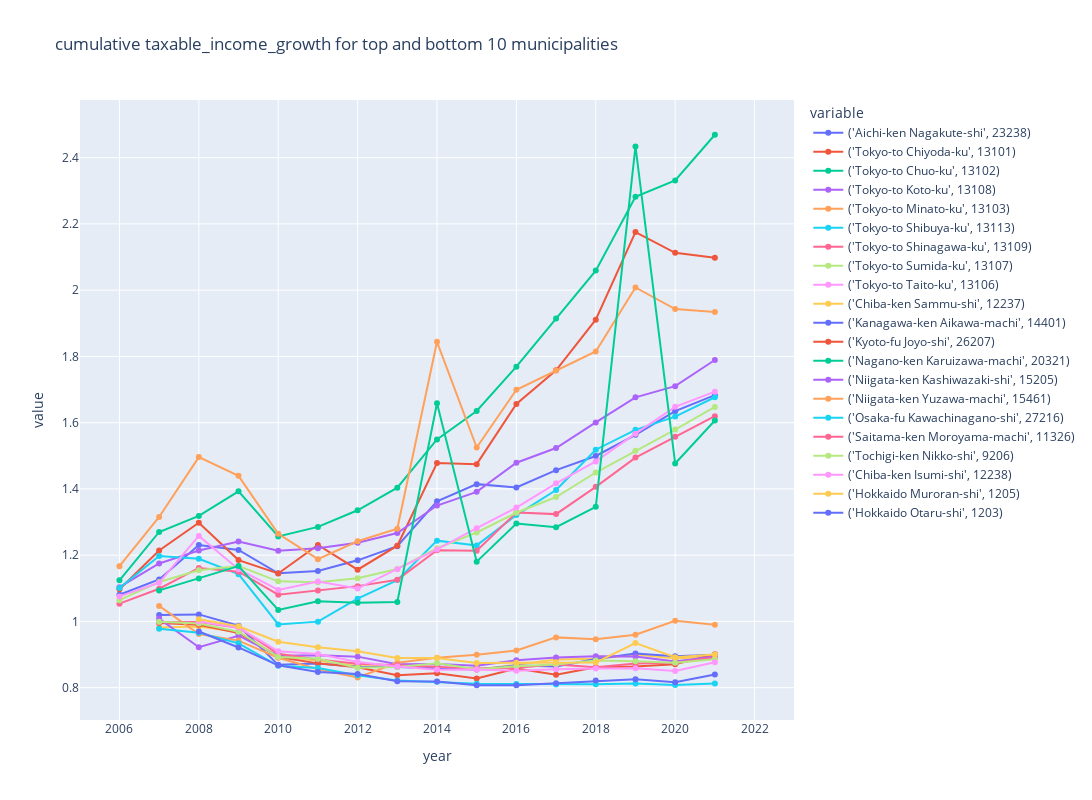

Source (notebook cell):
### Code cell
plot_time_series(
    factor_growth_df.copy(),
    "factor_growth",
    group_by_columns,
    granularity_columns,
    f"cumulative {factor_column} for top and bottom {return_n} municipalities",
    # visible="legendonly",
)

### Figure 1 — Plotly figure (JSON) as saved in the notebook; plotly's stock layout.template omitted (floating-point values rounded to 4 significant figures)
{"data": [{"hovertemplate": "variable=('Aichi-ken Nagakute-shi', 23238)<br>year=%{x}<br>value=%{y}<extra></extra>", "legendgroup": "('Aichi-ken Nagakute-shi', 23238)", "line": {"color": "#636efa", "dash": "solid"}, "marker": {"symbol": "circle"}, "mode": "lines+markers", "name": "('Aichi-ken Nagakute-shi', 23238)", "orientation": "v", "showlegend": true, "type": "scatter", "x": [2006, 2007, 2008, 2009, 2010, 2011, 2012, 2013, 2014, 2015, 2016, 2017, 2018, 2019, 2020, 2021, 2022], "xaxis": "x", "y": [1.08, 1.127, 1.231, 1.216, 1.145, 1.153, 1.184, 1.227, 1.363, 1.414, 1.404, 1.457, 1.5, 1.563, 1.635, 1.683, null], "yaxis": "y"}, {"hovertemplate": "variable=('Tokyo-to Chiyoda-ku', 13101)<br>year=%{x}<br>value=%{y}<extra></extra>", "legendgroup": "('Tokyo-to Chiyoda-ku', 13101)", "line": {"color": "#EF553B", "dash": "solid"}, "marker": {"symbol": "circle"}, "mode": "lines+markers", "name": "('Tokyo-to Chiyoda-ku', 13101)", "orientation": "v", "showlegend": true, "type": "scatter", "x": [2006, 2007, 2008, 2009, 2010, 2011, 2012, 2013, 2014, 2015, 2016, 2017, 2018, 2019, 2020, 2021, 2022], "xaxis": "x", "y": [1.097, 1.214, 1.298, 1.185, 1.145, 1.231, 1.156, 1.229, 1.478, 1.475, 1.656, 1.758, 1.911, 2.175, 2.113, 2.098, null], "yaxis": "y"}, {"hovertemplate": "variable=('Tokyo-to Chuo-ku', 13102)<br>year=%{x}<br>value=%{y}<extra></extra>", "legendgroup": "('Tokyo-to Chuo-ku', 13102)", "line": {"color": "#00cc96", "dash": "solid"}, "marker": {"symbol": "circle"}, "mode": "lines+markers", "name": "('Tokyo-to Chuo-ku', 13102)", "orientation": "v", "showlegend": true, "type": "scatter", "x": [2006, 2007, 2008, 2009, 2010, 2011, 2012, 2013, 2014, 2015, 2016, 2017, 2018, 2019, 2020, 2021, 2022], "xaxis": "x", "y": [1.124, 1.27, 1.319, 1.393, 1.257, 1.285, 1.336, 1.404, 1.55, 1.635, 1.769, 1.914, 2.059, 2.282, 2.331, 2.469, null], "yaxis": "y"}, {"hovertemplate": "variable=('Tokyo-to Koto-ku', 13108)<br>year=%{x}<br>value=%{y}<extra></extra>", "legendgroup": "('Tokyo-to Koto-ku', 13108)", "line": {"color": "#ab63fa", "dash": "solid"}, "marker": {"symbol": "circle"}, "mode": "lines+markers", "name": "('Tokyo-to Koto-ku', 13108)", "orientation": "v", "showlegend": true, "type": "scatter", "x": [2006, 2007, 2008, 2009, 2010, 2011, 2012, 2013, 2014, 2015, 2016, 2017, 2018, 2019, 2020, 2021, 2022], "xaxis": "x", "y": [1.103, 1.175, 1.214, 1.241, 1.213, 1.221, 1.238, 1.267, 1.35, 1.391, 1.479, 1.524, 1.601, 1.677, 1.71, 1.789, null], "yaxis": "y"}, {"hovertemplate": "variable=('Tokyo-to Minato-ku', 13103)<br>year=%{x}<br>value=%{y}<extra></extra>", "legendgroup": "('Tokyo-to Minato-ku', 13103)", "line": {"color": "#FFA15A", "dash": "solid"}, "marker": {"symbol": "circle"}, "mode": "lines+markers", "name": "('Tokyo-to Minato-ku', 13103)", "orientation": "v", "showlegend": true, "type": "scatter", "x": [2006, 2007, 2008, 2009, 2010, 2011, 2012, 2013, 2014, 2015, 2016, 2017, 2018, 2019, 2020, 2021, 2022], "xaxis": "x", "y": [1.167, 1.315, 1.496, 1.44, 1.265, 1.188, 1.242, 1.28, 1.844, 1.525, 1.699, 1.757, 1.815, 2.008, 1.943, 1.934, null], "yaxis": "y"}, {"hovertemplate": "variable=('Tokyo-to Shibuya-ku', 13113)<br>year=%{x}<br>value=%{y}<extra></extra>", "legendgroup": "('Tokyo-to Shibuya-ku', 13113)", "line": {"color": "#19d3f3", "dash": "solid"}, "marker": {"symbol": "circle"}, "mode": "lines+markers", "name": "('Tokyo-to Shibuya-ku', 13113)", "orientation": "v", "showlegend": true, "type": "scatter", "x": [2006, 2007, 2008, 2009, 2010, 2011, 2012, 2013, 2014, 2015, 2016, 2017, 2018, 2019, 2020, 2021, 2022], "xaxis": "x", "y": [1.101, 1.197, 1.189, 1.143, 0.9908, 0.9993, 1.069, 1.125, 1.244, 1.229, 1.321, 1.397, 1.518, 1.578, 1.618, 1.677, null], "yaxis": "y"}, {"hovertemplate": "variable=('Tokyo-to Shinagawa-ku', 13109)<br>year=%{x}<br>value=%{y}<extra></extra>", "legendgroup": "('Tokyo-to Shinagawa-ku', 13109)", "line": {"color": "#FF6692", "dash": "solid"}, "marker": {"symbol": "circle"}, "mode": "lines+markers", "name": "('Tokyo-to Shinagawa-ku', 13109)", "orientation": "v", "showlegend": true, "type": "scatter", "x": [2006, 2007, 2008, 2009, 2010, 2011, 2012, 2013, 2014, 2015, 2016, 2017, 2018, 2019, 2020, 2021, 2022], "xaxis": "x", "y": [1.054, 1.099, 1.162, 1.15, 1.081, 1.093, 1.107, 1.126, 1.215, 1.214, 1.328, 1.324, 1.406, 1.495, 1.557, 1.619, null], "yaxis": "y"}, {"hovertemplate": "variable=('Tokyo-to Sumida-ku', 13107)<br>year=%{x}<br>value=%{y}<extra></extra>", "legendgroup": "('Tokyo-to Sumida-ku', 13107)", "line": {"color": "#B6E880", "dash": "solid"}, "marker": {"symbol": "circle"}, "mode": "lines+markers", "name": "('Tokyo-to Sumida-ku', 13107)", "orientation": "v", "showlegend": true, "type": "scatter", "x": [2006, 2007, 2008, 2009, 2010, 2011, 2012, 2013, 2014, 2015, 2016, 2017, 2018, 2019, 2020, 2021, 2022], "xaxis": "x", "y": [1.064, 1.119, 1.154, 1.167, 1.121, 1.118, 1.13, 1.158, 1.221, 1.269, 1.328, 1.376, 1.45, 1.515, 1.579, 1.647, null], "yaxis": "y"}, {"hovertemplate": "variable=('Tokyo-to Taito-ku', 13106)<br>year=%{x}<br>value=%{y}<extra></extra>", "legendgroup": "('Tokyo-to Taito-ku', 13106)", "line": {"color": "#FF97FF", "dash": "solid"}, "marker": {"symbol": "circle"}, "mode": "lines+markers", "name": "('Tokyo-to Taito-ku', 13106)", "orientation": "v", "showlegend": true, "type": "scatter", "x": [2006, 2007, 2008, 2009, 2010, 2011, 2012, 2013, 2014, 2015, 2016, 2017, 2018, 2019, 2020, 2021, 2022], "xaxis": "x", "y": [1.076, 1.117, 1.258, 1.158, 1.095, 1.121, 1.099, 1.158, 1.217, 1.282, 1.344, 1.417, 1.483, 1.567, 1.648, 1.694, null], "yaxis": "y"}, {"hovertemplate": "variable=('Chiba-ken Sammu-shi', 12237)<br>year=%{x}<br>value=%{y}<extra></extra>", "legendgroup": "('Chiba-ken Sammu-shi', 12237)", "line": {"color": "#FECB52", "dash": "solid"}, "marker": {"symbol": "circle"}, "mode": "lines+markers", "name": "('Chiba-ken Sammu-shi', 12237)", "orientation": "v", "showlegend": true, "type": "scatter", "x": [2006, 2007, 2008, 2009, 2010, 2011, 2012, 2013, 2014, 2015, 2016, 2017, 2018, 2019, 2020, 2021, 2022], "xaxis": "x", "y": [null, 0.9819, 0.9845, 0.9684, 0.8946, 0.8814, 0.8657, 0.8647, 0.8607, 0.8548, 0.8695, 0.8852, 0.887, 0.8999, 0.8882, 0.8944, null], "yaxis": "y"}, {"hovertemplate": "variable=('Kanagawa-ken Aikawa-machi', 14401)<br>year=%{x}<br>value=%{y}<extra></extra>", "legendgroup": "('Kanagawa-ken Aikawa-machi', 14401)", "line": {"color": "#636efa", "dash": "solid"}, "marker": {"symbol": "circle"}, "mode": "lines+markers", "name": "('Kanagawa-ken Aikawa-machi', 14401)", "orientation": "v", "showlegend": true, "type": "scatter", "x": [2006, 2007, 2008, 2009, 2010, 2011, 2012, 2013, 2014, 2015, 2016, 2017, 2018, 2019, 2020, 2021, 2022], "xaxis": "x", "y": [null, 1.019, 1.021, 0.987, 0.8689, 0.8731, 0.8634, 0.8622, 0.8581, 0.8549, 0.8668, 0.8643, 0.8868, 0.9034, 0.8945, 0.8996, null], "yaxis": "y"}, {"hovertemplate": "variable=('Kyoto-fu Joyo-shi', 26207)<br>year=%{x}<br>value=%{y}<extra></extra>", "legendgroup": "('Kyoto-fu Joyo-shi', 26207)", "line": {"color": "#EF553B", "dash": "solid"}, "marker": {"symbol": "circle"}, "mode": "lines+markers", "name": "('Kyoto-fu Joyo-shi', 26207)", "orientation": "v", "showlegend": true, "type": "scatter", "x": [2006, 2007, 2008, 2009, 2010, 2011, 2012, 2013, 2014, 2015, 2016, 2017, 2018, 2019, 2020, 2021, 2022], "xaxis": "x", "y": [null, 0.9956, 0.9902, 0.9652, 0.8921, 0.8733, 0.8613, 0.8372, 0.8436, 0.8275, 0.8575, 0.839, 0.8616, 0.8638, 0.8705, 0.9005, null], "yaxis": "y"}, {"hovertemplate": "variable=('Nagano-ken Karuizawa-machi', 20321)<br>year=%{x}<br>value=%{y}<extra></extra>", "legendgroup": "('Nagano-ken Karuizawa-machi', 20321)", "line": {"color": "#00cc96", "dash": "solid"}, "marker": {"symbol": "circle"}, "mode": "lines+markers", "name": "('Nagano-ken Karuizawa-machi', 20321)", "orientation": "v", "showlegend": true, "type": "scatter", "x": [2006, 2007, 2008, 2009, 2010, 2011, 2012, 2013, 2014, 2015, 2016, 2017, 2018, 2019, 2020, 2021, 2022], "xaxis": "x", "y": [null, 1.094, 1.13, 1.167, 1.035, 1.061, 1.057, 1.058, 1.659, 1.18, 1.295, 1.284, 1.346, 2.434, 1.477, 1.607, null], "yaxis": "y"}, {"hovertemplate": "variable=('Niigata-ken Kashiwazaki-shi', 15205)<br>year=%{x}<br>value=%{y}<extra></extra>", "legendgroup": "('Niigata-ken Kashiwazaki-shi', 15205)", "line": {"color": "#ab63fa", "dash": "solid"}, "marker": {"symbol": "circle"}, "mode": "lines+markers", "name": "('Niigata-ken Kashiwazaki-shi', 15205)", "orientation": "v", "showlegend": true, "type": "scatter", "x": [2006, 2007, 2008, 2009, 2010, 2011, 2012, 2013, 2014, 2015, 2016, 2017, 2018, 2019, 2020, 2021, 2022], "xaxis": "x", "y": [null, 1.008, 0.9221, 0.9568, 0.8965, 0.8978, 0.8937, 0.8709, 0.8715, 0.8664, 0.8828, 0.8911, 0.8948, 0.8944, 0.8788, 0.8941, null], "yaxis": "y"}, {"hovertemplate": "variable=('Niigata-ken Yuzawa-machi', 15461)<br>year=%{x}<br>value=%{y}<extra></extra>", "legendgroup": "('Niigata-ken Yuzawa-machi', 15461)", "line": {"color": "#FFA15A", "dash": "solid"}, "marker": {"symbol": "circle"}, "mode": "lines+markers", "name": "('Niigata-ken Yuzawa-machi', 15461)", "orientation": "v", "showlegend": true, "type": "scatter", "x": [2006, 2007, 2008, 2009, 2010, 2011, 2012, 2013, 2014, 2015, 2016, 2017, 2018, 2019, 2020, 2021, 2022], "xaxis": "x", "y": [null, 1.047, 0.9622, 0.9421, 0.8903, 0.8557, 0.8308, 0.8754, 0.8905, 0.8997, 0.9123, 0.9518, 0.9459, 0.9597, 1.002, 0.9903, null], "yaxis": "y"}, {"hovertemplate": "variable=('Osaka-fu Kawachinagano-shi', 27216)<br>year=%{x}<br>value=%{y}<extra></extra>", "legendgroup": "('Osaka-fu Kawachinagano-shi', 27216)", "line": {"color": "#19d3f3", "dash": "solid"}, "marker": {"symbol": "circle"}, "mode": "lines+markers", "name": "('Osaka-fu Kawachinagano-shi', 27216)", "orientation": "v", "showlegend": true, "type": "scatter", "x": [2006, 2007, 2008, 2009, 2010, 2011, 2012, 2013, 2014, 2015, 2016, 2017, 2018, 2019, 2020, 2021, 2022], "xaxis": "x", "y": [null, 0.9781, 0.9661, 0.9338, 0.866, 0.8595, 0.8377, 0.8219, 0.8175, 0.8115, 0.8111, 0.8098, 0.81, 0.8123, 0.8084, 0.8128, null], "yaxis": "y"}, {"hovertemplate": "variable=('Saitama-ken Moroyama-machi', 11326)<br>year=%{x}<br>value=%{y}<extra></extra>", "legendgroup": "('Saitama-ken Moroyama-machi', 11326)", "line": {"color": "#FF6692", "dash": "solid"}, "marker": {"symbol": "circle"}, "mode": "lines+markers", "name": "('Saitama-ken Moroyama-machi', 11326)", "orientation": "v", "showlegend": true, "type": "scatter", "x": [2006, 2007, 2008, 2009, 2010, 2011, 2012, 2013, 2014, 2015, 2016, 2017, 2018, 2019, 2020, 2021, 2022], "xaxis": "x", "y": [null, 0.9977, 0.9984, 0.9809, 0.9023, 0.885, 0.8724, 0.868, 0.8634, 0.8582, 0.8599, 0.87, 0.8619, 0.8733, 0.8755, 0.8911, null], "yaxis": "y"}, {"hovertemplate": "variable=('Tochigi-ken Nikko-shi', 9206)<br>year=%{x}<br>value=%{y}<extra></extra>", "legendgroup": "('Tochigi-ken Nikko-shi', 9206)", "line": {"color": "#B6E880", "dash": "solid"}, "marker": {"symbol": "circle"}, "mode": "lines+markers", "name": "('Tochigi-ken Nikko-shi', 9206)", "orientation": "v", "showlegend": true, "type": "scatter", "x": [2006, 2007, 2008, 2009, 2010, 2011, 2012, 2013, 2014, 2015, 2016, 2017, 2018, 2019, 2020, 2021, 2022], "xaxis": "x", "y": [null, 0.9987, 0.9934, 0.969, 0.8923, 0.887, 0.8605, 0.8623, 0.8738, 0.8559, 0.8649, 0.87, 0.8821, 0.8797, 0.8752, 0.8857, null], "yaxis": "y"}, {"hovertemplate": "variable=('Chiba-ken Isumi-shi', 12238)<br>year=%{x}<br>value=%{y}<extra></extra>", "legendgroup": "('Chiba-ken Isumi-shi', 12238)", "line": {"color": "#FF97FF", "dash": "solid"}, "marker": {"symbol": "circle"}, "mode": "lines+markers", "name": "('Chiba-ken Isumi-shi', 12238)", "orientation": "v", "showlegend": true, "type": "scatter", "x": [2006, 2007, 2008, 2009, 2010, 2011, 2012, 2013, 2014, 2015, 2016, 2017, 2018, 2019, 2020, 2021, 2022], "xaxis": "x", "y": [null, null, 0.9995, 0.9815, 0.9097, 0.9014, 0.8775, 0.8636, 0.8543, 0.8547, 0.8507, 0.8554, 0.8577, 0.8588, 0.8503, 0.8768, null], "yaxis": "y"}, {"hovertemplate": "variable=('Hokkaido Muroran-shi', 1205)<br>year=%{x}<br>value=%{y}<extra></extra>", "legendgroup": "('Hokkaido Muroran-shi', 1205)", "line": {"color": "#FECB52", "dash": "solid"}, "marker": {"symbol": "circle"}, "mode": "lines+markers", "name": "('Hokkaido Muroran-shi', 1205)", "orientation": "v", "showlegend": true, "type": "scatter", "x": [2006, 2007, 2008, 2009, 2010, 2011, 2012, 2013, 2014, 2015, 2016, 2017, 2018, 2019, 2020, 2021, 2022], "xaxis": "x", "y": [null, null, 1.006, 0.9854, 0.9387, 0.9222, 0.9098, 0.8894, 0.8899, 0.8743, 0.8751, 0.8765, 0.8762, 0.9346, 0.8918, 0.9002, null], "yaxis": "y"}, {"hovertemplate": "variable=('Hokkaido Otaru-shi', 1203)<br>year=%{x}<br>value=%{y}<extra></extra>", "legendgroup": "('Hokkaido Otaru-shi', 1203)", "line": {"color": "#636efa", "dash": "solid"}, "marker": {"symbol": "circle"}, "mode": "lines+markers", "name": "('Hokkaido Otaru-shi', 1203)", "orientation": "v", "showlegend": true, "type": "scatter", "x": [2006, 2007, 2008, 2009, 2010, 2011, 2012, 2013, 2014, 2015, 2016, 2017, 2018, 2019, 2020, 2021, 2022], "xaxis": "x", "y": [null, null, 0.9696, 0.9214, 0.8675, 0.847, 0.8413, 0.8193, 0.8188, 0.8073, 0.8074, 0.8136, 0.8214, 0.8256, 0.8163, 0.8397, null], "yaxis": "y"}], "layout": {"autosize": false, "height": 800, "hovermode": "closest", "legend": {"title": {"text": "variable"}, "tracegroupgap": 0}, "title": {"text": "cumulative taxable_income_growth for top and bottom 10 municipalities"}, "width": 1600, "xaxis": {"anchor": "y", "domain": [0, 1], "title": {"text": "year"}}, "yaxis": {"anchor": "x", "domain": [0, 1], "title": {"text": "value"}}}}
